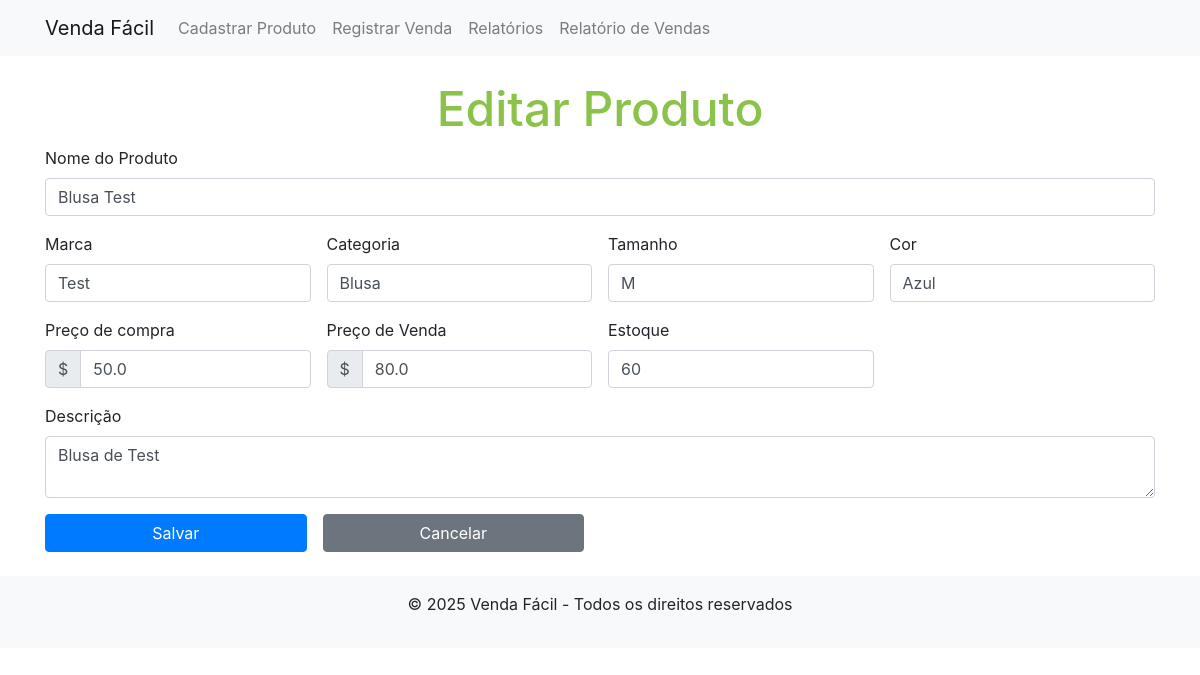
Before: /products/product/1/edit with the older database file.
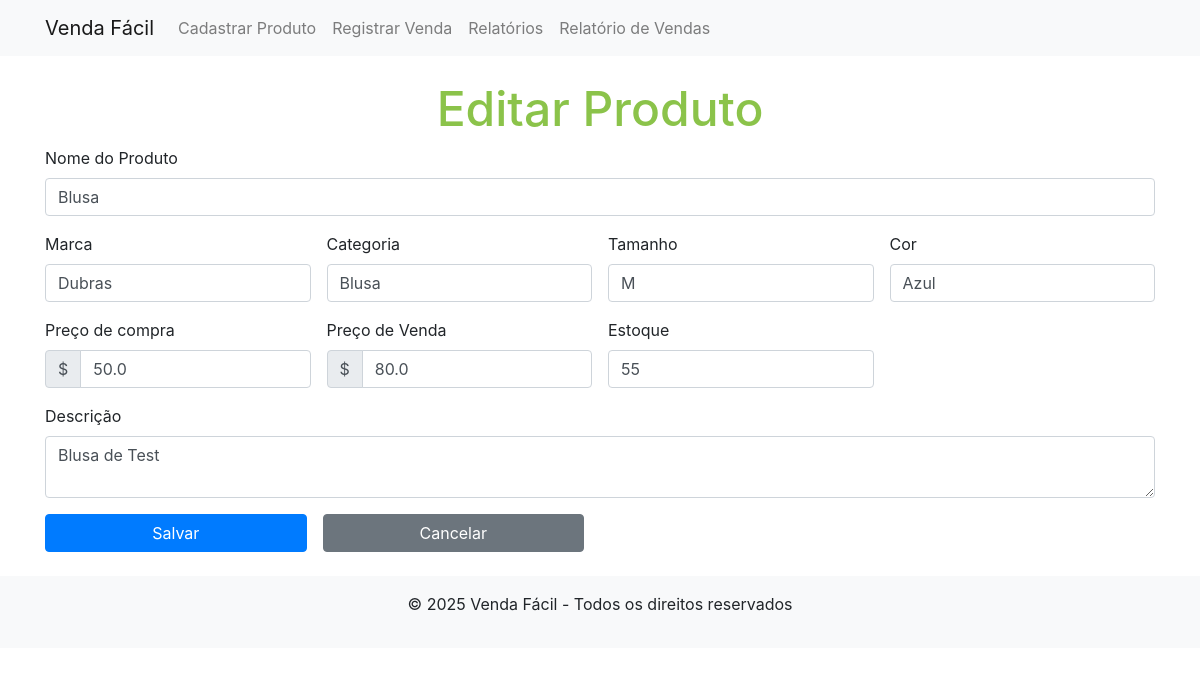
After: the same page with the newer database file.
### app/models/product.py (models this page shows)
class Product(db.Model):
    id = db.Column(db.Integer, primary_key=True)
    name = db.Column(db.String(100), nullable=False)
    size = db.Column(db.String(100), nullable=False)
    color = db.Column(db.String(100), nullable=False)
    brand = db.Column(db.String(100), nullable=False)
    category = db.Column(db.String(100), nullable=False)
    description = db.Column(db.String(200))
    cost = db.Column(db.Float, nullable=False, default=0.0)
    price = db.Column(db.Float, nullable=False, default=0.0)
    stock = db.Column(db.Integer, nullable=False, default=0)
    created_at = db.Column(db.DateTime, default=datetime.datetime.now(pytz.timezone('America/Sao_Paulo')))

### app/routes/product_routes.py (the view, shortened to what this page needs)
@product_routes.route("/product/<int:product_id>/edit", methods=["GET", "POST"])
def edit_product(product_id):
    product = Product.query.get_or_404(product_id)
    return render_template(
        "product_form.html", action="Editar Produto", product=product
    )

### app/templates/product_form.html (shortened to what this page needs)
{% extends "base.html" %}
{% block content %}
<h1>{{ action }}</h1>
<form method="POST">
  <div class="mb-3">
    <label for="name" class="form-label">Nome do Produto</label>
    <input
      type="text"
      name="name"
      id="name"
      class="form-control"
      value="{{ product.name if product else '' }}"
      required
    />
  </div>
  <div class="d-flex flex-row gap-3 mb-3">
    <div class="mr-3 w-25">
      <label for="brand" class="form-label">Marca</label>
      <input
        type="text"
        name="brand"
        id="brand"
        class="form-control"
        value="{{ product.brand if product else '' }}"
        required
      />
    </div>
    <div class="mr-3 w-25">
      <label for="category" class="form-label">Categoria</label>
      <input
        type="text"
        name="category"
        id="category"
        class="form-control"
        value="{{ product.category if product else '' }}"
        required
      />
    </div>
    <div class="mr-3 w-25">
      <label for="size" class="form-label">Tamanho</label>
      <input
        type="text"
        name="size"
        id="size"
        class="form-control"
        value="{{ product.size if product else '' }}"
        required
      />
    </div>
    <div class="w-25">
      <label for="color" class="form-label">Cor</label>
      <input
        type="text"
        name="color"
        id="color"
        class="form-control"
        value="{{ product.color if product else '' }}"
        required
      />
    </div>
  </div>
  <div class="d-flex flex-row gap-3 mb-3 w-100">
    <div class="mr-3 w-25">
      <label for="cost" class="form-label">Preço de compra</label>
      <div class="input-group">
        <div class="input-group-prepend">
          <span class="input-group-text">$</span>
        </div>
        <input
          type="number"
          step="0.01"
          name="cost"
          id="cost"
          class="form-control"
          value="{{ product.cost if product else '' }}"
          required
        />
      </div>
    </div>
    <div class="mr-3 w-25">
      <label for="price" class="form-label">Preço de Venda</label>
      <div class="input-group">
        <div class="input-group-prepend">
          <span class="input-group-text">$</span>
        </div>
        <input
          type="number"
          step="0.01"
          name="price"
          id="price"
          class="form-control"
          value="{{ product.price if product else '' }}"
          required
        />
      </div>
    </div>
    <div class="mr-3 w-25">
      <label for="stock" class="form-label">Estoque</label>
      <input
        type="number"
        name="stock"
        id="stock"
        class="form-control"
        value="{{ product.stock if product else '' }}"
        required
      />
    </div>
    <div class="w-25"></div>
  </div>
  <div class="mb-3">
    <label for="description" class="form-label">Descrição</label>
    <textarea name="description" id="description" class="form-control">{{ product.description if product else '' }}</textarea>
  </div>
  <div class="d-flex flex-row w-50">
    <button type="submit" class="btn btn-primary mr-3 w-50">Salvar</button>
    <a
      href="{{ url_for('main_routes.index') }}"
      class="btn btn-secondary mr-3 w-50"
    >
      Cancelar
    </a>
  </div>
</form>
{% endblock %}

Changed rows visible on the page:
changed Product "Blusa": name "Blusa Test" → "Blusa"; brand "Test" → "Dubras"; stock "60" → "55"
